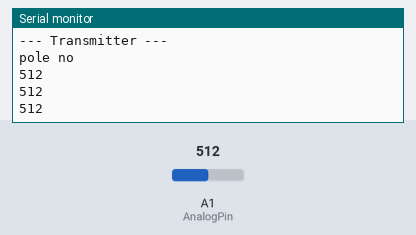
Simulated run of this sketch. Board: Arduino Uno, built with avr-gcc and run on an emulated ATmega328P. On the bench: the last lines printed to the serial monitor. The test bench sets the inputs (shaded band); at power-on: A1 (AnalogPin) = 512. No radio packets arrive unless stated.

Above: at 1.4 s.
1.5 s: A1 (AnalogPin) set to 710
At 2.4 s:
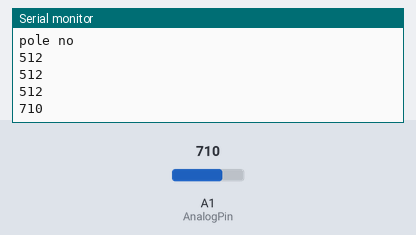
3.0 s: A1 (AnalogPin) set to 716
At 3.4 s:
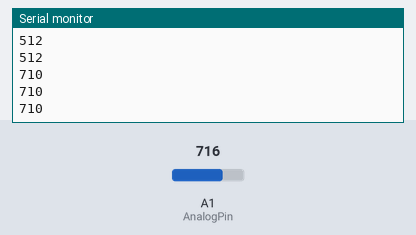
Timing chart, 0 to 6.0 s (numbered marks = the images above; inputs shaded):
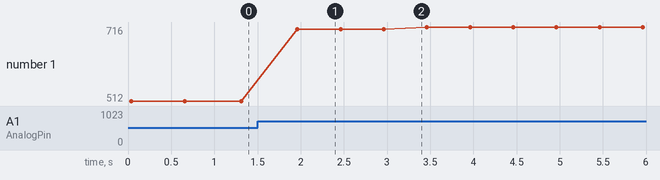

The sketch:

AnalogTransmitter_code.ino
```cpp
#include <SPI.h>
#include <nRF24L01.h>
#include <RF24.h>
RF24 radio(7,8);
int AnalogPin =1;
int state = 0;
const byte address[6] = "00001";

void setup() {
  pinMode(AnalogPin, INPUT);
  radio.begin();
  radio.openWritingPipe(address);
  radio.setPALevel(RF24_PA_MAX);
  radio.setDataRate(RF24_250KBPS);
  radio.stopListening();
  Serial.begin(9600);
  Serial.println("--- Transmitter ---");
  Serial.println("pole no");
  Serial.println();
}

void loop(){
  state = analogRead(AnalogPin);
  Serial.println(state);
  delay(500);
  if (state < 700)
  {
  const int text = 12;
  delay(100);
  radio.write(&text, sizeof(int));
  delay(50);
  }

}
```

Measured:
- after the input at 1.5 s, the serial monitor: prints a new line after 0.46 s (image 1)
- plotted number 1: 512 → 710 after the input at 1.5 s, 710 → 716 after the input at 3.0 s
